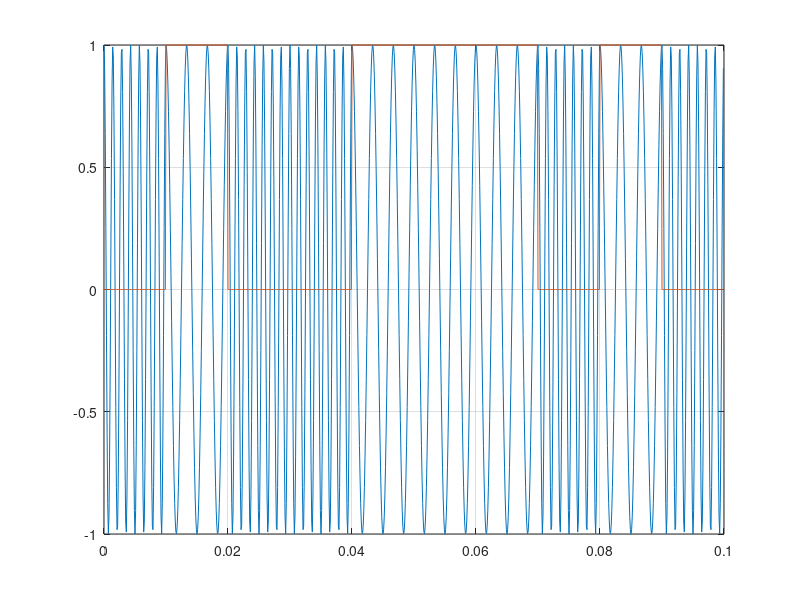
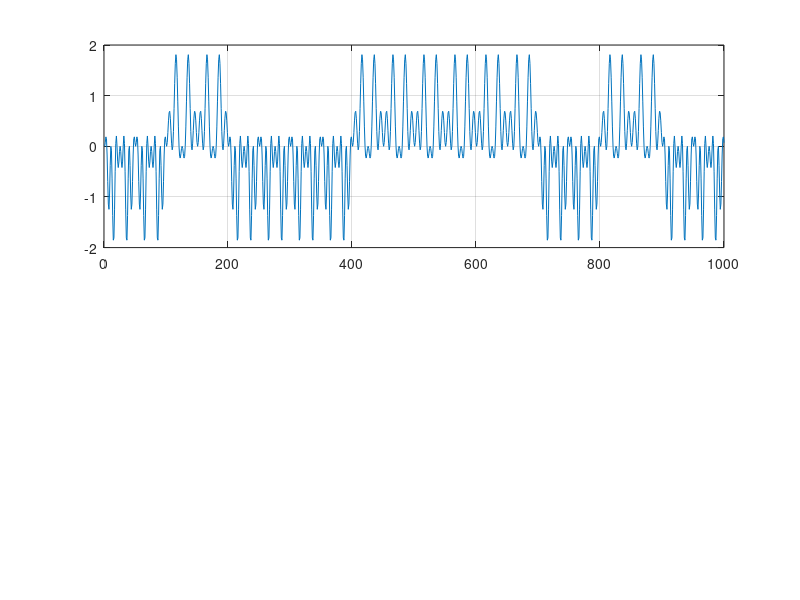

Write MATLAB code to recreate these figures, in order. (Note: this script raises an error after producing the figures.)
clear, clc, close all
fs = 10000;
ts = 0 : 1/fs : 0.1-1/fs;
N = length(ts);
%% параметры несущей
fc = 500;        % несущая частота
h = 4;  
T = 10e-3;
f0 = fc + h/(2*T);
f1 = fc - h/(2*T);

code = [0 1 0 0 1 1 1 0 1 0];
bit_len = T * fs;

mod = repelem(code, bit_len);

x0 = cos(2*pi*f0*ts);
x1 = cos(2*pi*f1*ts);

x = zeros(1,N);
for i = 1:N 
    if mod(i) == 0
        x(i)  =x0(i);
    else
        x(i) = x1(i);
    end
end

plot(ts, x), grid on, hold on
plot(ts, mod)

y0 = x.*x0;
y1 = x.*x1;

y = y1- y0;

figure
subplot(2,1,1)
plot(y), grid on

fltr = fsk_fir;
yf = filter(fltr.Numerator, 1, y);

subplot(2,1,2)
plot(yf), grid on

dem = yf >= 0.2;

figure
plot(x), grid on, hold on

plot(dem)
